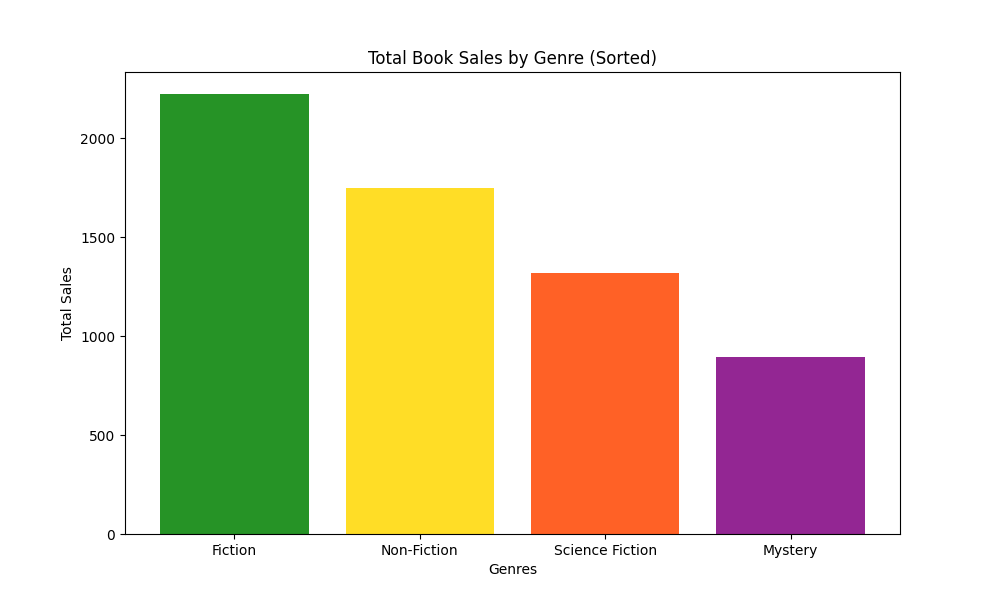

This figure's Python source:
import matplotlib.pyplot as plt
import numpy as np

genres = ["Fiction", "Non-Fiction", "Science Fiction", "Mystery"]

sales_data = np.array([
    [150, 160, 170, 185, 200, 195, 210, 220, 230, 245, 260],
    [100, 115, 130, 140, 150, 165, 170, 180, 190, 200, 210],
    [75, 80, 90, 95, 110, 120, 130, 140, 150, 160, 170],
    [40, 45, 50, 60, 70, 80, 90, 100, 110, 120, 130],
])

total_sales_per_genre = np.sum(sales_data, axis=1)
sorted_indices = np.argsort(total_sales_per_genre)[::-1]
sorted_genres = [genres[i] for i in sorted_indices]
sorted_sales = total_sales_per_genre[sorted_indices]

fig, ax = plt.subplots(figsize=(10, 6))
ax.bar(sorted_genres, sorted_sales, color=['green', 'gold', 'orangered', 'purple'], alpha=0.85)

plt.xlabel('Genres')
plt.ylabel('Total Sales')
plt.title('Total Book Sales by Genre (Sorted)')
plt.show()
